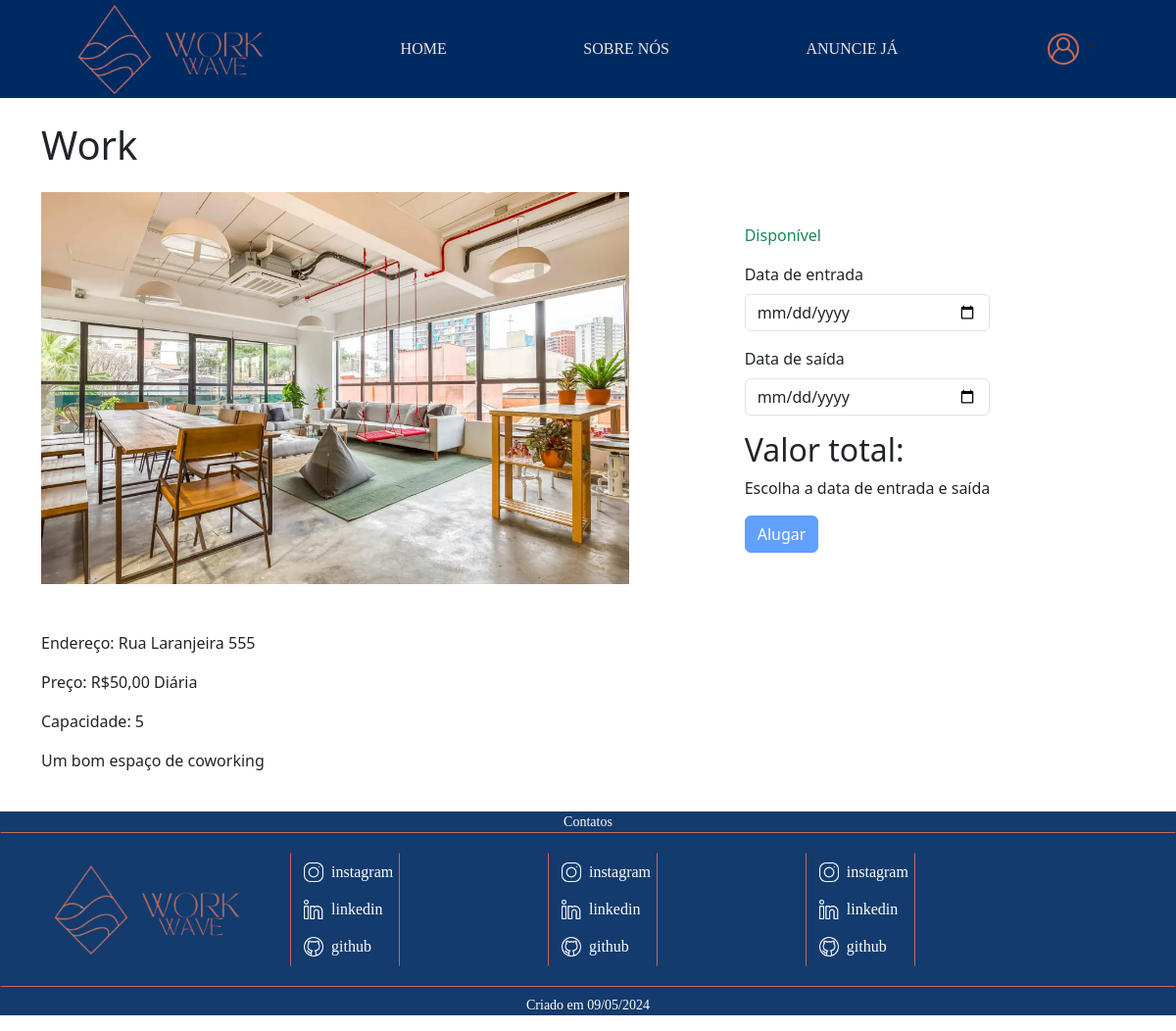
The page /AnuncioDetalhes.php?id=11 on the database its author committed.
### tables this page shows
CREATE TABLE `espacodados` (
  `EspId` int(11) NOT NULL,
  `EspNome` varchar(255) NOT NULL,
  `EspEndereco` varchar(255) NOT NULL,
  `EspDescricao` mediumtext NOT NULL,
  `EspCapacidade` int(11) NOT NULL,
  `EspDisponibilidade` tinyint(1) DEFAULT NULL,
  `EspDataCadastro` date NOT NULL,
  `ProId` int(11) NOT NULL,
  `EspImg` varchar(255) DEFAULT NULL,
  `EspPreco` decimal(10,2) DEFAULT NULL,
  `SerId` int(11) DEFAULT NULL
);

### AnuncioDetalhes.php (the view, shortened to what this page needs)
<?php
try {
    $conexao = new PDO("mysql:host=localhost; dbname=workwave", "root", "");
    $conexao->setAttribute(PDO::ATTR_ERRMODE, PDO::ERRMODE_EXCEPTION);
    $query = "SELECT * FROM EspacoDados WHERE EspId = :id_anuncio";
    $stmt = $conexao->prepare($query);
    $stmt->bindParam(':id_anuncio', $_SESSION['id_anuncio'], PDO::PARAM_INT);
    $stmt->execute();
    if ($stmt->rowCount() > 0) {
        $espaco = $stmt->fetch(PDO::FETCH_ASSOC);
        $nome = $espaco['EspNome'];
        $capacidade = $espaco['EspCapacidade'];
        $disponibilidade = $espaco['EspDisponibilidade'];
        $preco = $espaco['EspPreco'];
        $endereco = $espaco['EspEndereco'];
        $caminho_imagem = $espaco['EspImg'];
        $descricao = $espaco['EspDescricao'];
    } else {
        echo "Espaço não encontrado.";
    }
} catch (PDOException $erro) {
    echo "Erro na conexão:" . $erro->getMessage();
}
?>
<!DOCTYPE html>
<html lang="pt-br">
<head>
    <link href="https://cdn.jsdelivr.net/npm/bootstrap@5.3.3/dist/css/bootstrap.min.css" rel="stylesheet">
    <link rel="stylesheet" href="css/Style.css">
    <link rel="stylesheet" href="AnuncioDetalhes.css">
</head>
<body>
    <header>
        <div class="logo">
            <img src="img/WorkWave-removebg-preview (1).png" alt="" width="95px" height="95px">
            <img src="img/WorkWave__2_-removebg-preview.png" alt="" width="100px" height="100px">
        </div>
        <a href="index.php" class="underline">HOME</a>
        <a href="SobreNos.php" class="underline">SOBRE NÓS</a>
        <a href="AnuncieJa.php" class="underline">ANUNCIE JÁ</a>
        <?php
        if (!isset($_SESSION['usuario_validado']) || $_SESSION['usuario_validado'] == false) {
        ?>
            <div class="dropdown">
                <a class="btn dropdown-toggle" href="#" role="button" data-bs-toggle="dropdown" aria-expanded="false">
                    <img src="img/user-logo.png" alt="">
                </a>
            </div>
        <?php
        };
        ?>
    </header>
    <div class="container py-4">
        <div class="row">
            <div class="col-md-6">
                <div class="anuncio">
                    <h1 class ="mb-4"><?php echo $nome; ?></h1>
                    <div class="detalhesAnuncio">
                        <img src="img/<?php echo $caminho_imagem; ?>" alt="Imagem do Espaço" height="400px">
                        <div class="detalhes">
                            <p class = " mt-5">Endereço: <?php echo $endereco; ?></p>
                            <p>Preço: R$<?php echo number_format($preco, 2, ',', '.'); ?> Diária</p>
                            <p>Capacidade: <?php echo $capacidade; ?></p>
                            <p><?php echo $descricao;?></p>
                        </div>
                    </div>
                </div>
            </div>
            <div class="col-md-6 mt-4">
                <div class="formularioAluguel d-flex mt-5 justify-content-center p-4">
                    <form class="formCalculo" action="ValidaAluguel.php" method="post">
                            <p class="card-text mt-2 <?php echo $disponibilidade == 0 ? 'text-danger' : 'text-success'; ?>">
                                <?php echo $disponibilidade == 0 ? 'Indisponível' : 'Disponível'; ?>
                            </p>
                            <div class="mb-3">
                                <label for="dataEntrada" class="form-label">Data de entrada</label>
                                <input type="date" class="form-control" id="dataEntrada" name="dataEntrada" min="<?php echo date('Y-m-d'); ?>">
                            </div>
                            <div class="mb-3">
                                <label for="dataSaida" class="form-label">Data de saída</label>
                                <input type="date" class="form-control" id="dataSaida" name="dataSaida" min="<?php echo date('Y-m-d'); ?>">
                            </div>
                            <h2>Valor total:</h2>
                            <p id="valorTotal">Escolha a data de entrada e saída</p>
                            <button type="submit" class="btn btn-primary">Alugar</button>
                        </form>
                </div>
            </div>
        </div>
    </div>
    <footer class="rodape" id="contato">
    <div class="contato">
        <p>Contatos</p>
    </div>
    <div class="Borda">
        <div class="rodape-div">
            <div class="logo-2">
                <img src="img/WorkWave-removebg-preview (1).png" alt="" width="95px" height="95px">
                <img src="img/WorkWave__2_-removebg-preview.png" alt="" width="100px" height="100px">
            </div>
            <div class="Social">
                <div class="Media">
                    <a class="btn" href="#">
                        <img src="img/instagram.png" alt="" width="20" height="20">
                        <p>instagram</p>
                    </a>
                    <a class="btn" href="#">
                        <img src="img/linkedin.png" alt="" width="20" height="20">
                        <p>linkedin</p>
                    </a>
                    <a class="btn" href="#">
                        <img src="img/github.png" alt="" width="20" height="20">
                        <p>github</p>
                    </a>
                </div>
            </div>
            <div class="Social">
                <div class="Media">
                    <a class="btn" href="#">
                        <img src="img/instagram.png" alt="" width="20" height="20">
                        <p>instagram</p>
                    </a>
                    <a class="btn" href="#">
                        <img src="img/linkedin.png" alt="" width="20" height="20">
                        <p>linkedin</p>
                    </a>
                    <a class="btn" href="#">
                        <img src="img/github.png" alt="" width="20" height="20">
                        <p>github</p>
                    </a>
                </div>
            </div>
            <div class="Social">
                <div class="Media">
                    <a class="btn" href="#">
                        <img src="img/instagram.png" alt="" width="20" height="20">
                        <p>instagram</p>
                    </a>
                    <a class="btn" href="#">
                        <img src="img/linkedin.png" alt="" width="20" height="20">
                        <p>linkedin</p>
                    </a>
                    <a class="btn" href="#">
                        <img src="img/github.png" alt="" width="20" height="20">
                        <p>github</p>
                    </a>
                </div>
            </div>
        </div>
    </div>
    <div class="data">
        <p>Criado em 09/05/2024</p>
    </div>
</footer>
</body>
</html>

### css/Style.css (style rules this page uses)
header { background-color: #002a62; display: flex; flex-direction: row; justify-content: space-around; align-items: center; }
a { text-decoration: none; color: white; font-family: 'Times New Roman', Times, serif; }
.underline { position: relative; text-decoration: none; color: #EAEAEA; transition: color 0.3s ease; }
.underline::after { content: ''; position: absolute; bottom: -12px; left: -25%; width: 150%; height: 2px; background-color: #EAEAEA; transform: scaleX(0); transition: transform 0.3s ease; }
.rodape { text-align: center; background-color: #133b6e; color: white; height: auto; width: 100%; font-size: 14px; font-family: helvetica; justify-content: center; align-items: center; flex-direction: row; }
.rodape p, .pesquisa p { font-family: 'Times New Roman', Times, serif; }
.Borda { border: 1px solid #c46a57; border-right-color: #133b6e; border-left-color: #133b6e; }
.rodape-div { display: flex; align-items: center; justify-content: space-around; width: 90%; padding: 20px; margin-right: 200px; }
.Social { display: flex; width: calc(33.33% - 234px); margin-right: 100px; border: 1px solid #c46a57; border-bottom-color: #133b6e; border-top-color: #133b6e; flex-direction: row; }
.Media { display: flex; flex-direction: column; }
.Media .btn { display: flex; align-items: center; }
.Media img { margin-right: 8px; }
.Media p { color: white; margin: 0; }
.contato p { margin: 0; background-color: #133b6e; }
.data { margin-top: 8px; background-color: #133b6e; }

### rows shown on the page
espacodados: EspNome "Work", EspImg (picture), EspEndereco "Rua Laranjeira 555", EspPreco "50,00", EspCapacidade "5", EspDescricao "Um bom espaço de coworking"
